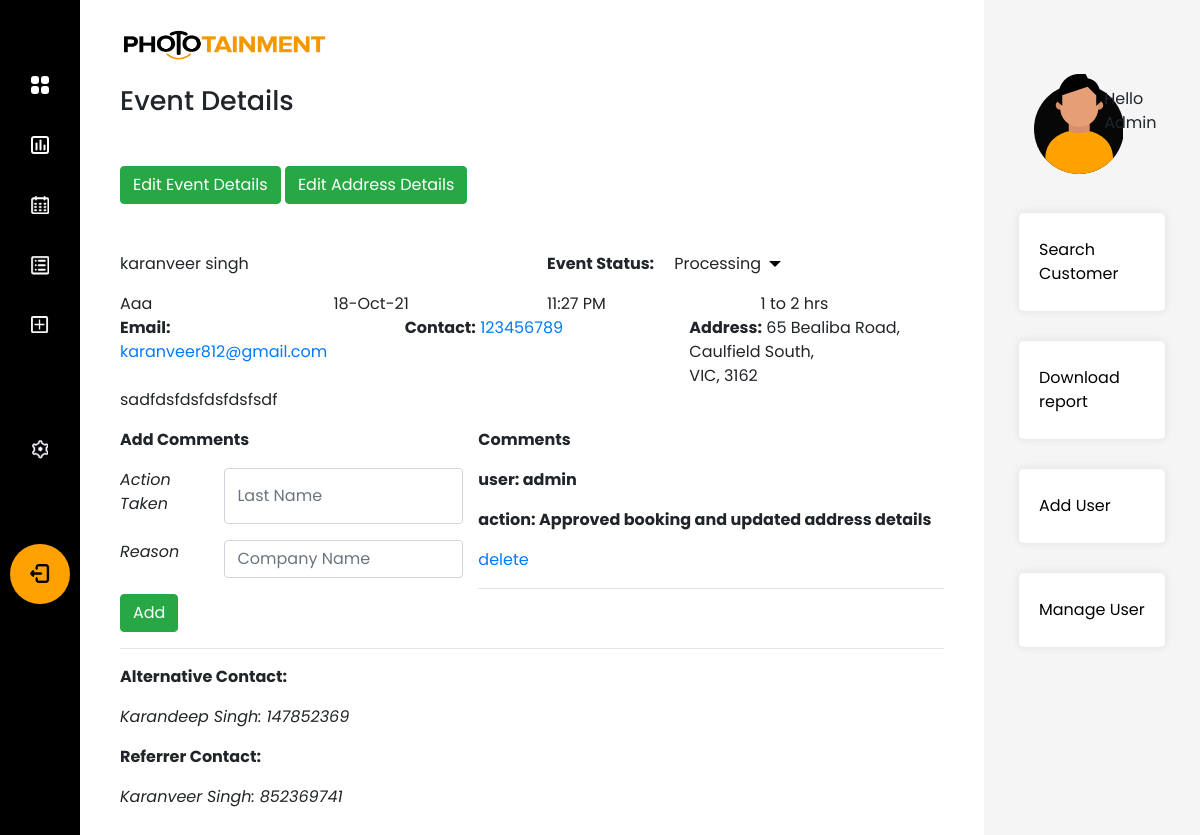
/phototainment/view_booking/2 (signed in), run on the app's committed database.
### app/models.py (models this page shows)
class Client(db.Model):
    __tablename__ = "client"
    client_id = db.Column(db.Integer, primary_key=True)
    client_first_name = db.Column(db.String(50), nullable=False)
    client_last_name = db.Column(db.String(50), nullable=False)
    client_email = db.Column(db.String(50), nullable=False)
    company_name = db.Column(db.String(50), nullable=False)
    primary_contact = db.Column(db.String(10), nullable=False)
    events = relationship("Event", back_populates="client")

class EventStatus(db.Model):
    __tablename__ = "event_status"
    status_id = db.Column(db.Integer, primary_key=True)
    status = db.Column(db.String(50), unique=True, nullable=False)
    events = relationship("Event", back_populates="status")

class Event(db.Model):
    __tablename__ = "event_booking"
    booking_id = db.Column(db.Integer, primary_key=True)
    event_name = db.Column(db.String(50), nullable=True)
    lead_date = db.Column(db.DateTime, nullable=False)
    event_date = db.Column(db.DateTime, nullable=False)
    duration = db.Column(db.Text, nullable=False)
    start_time = db.Column(db.Time, nullable=False)
    additional_information = db.Column(db.String(200), nullable=True)
    comment = relationship("Comment", back_populates="booking")
    phone_id = db.Column(db.Integer, db.ForeignKey("phone_details.phone_id"), nullable=True)
    contacts = relationship("AdditionalContact", back_populates="booking")
    referee_id = db.Column(db.Integer, db.ForeignKey("referred_by.referee_id"), nullable=True)
    referred_by = relationship("ReferralContact", back_populates="booking")
    venue_id = db.Column(db.Integer, db.ForeignKey("event_venue.venue_id"), nullable=True)
    venue = relationship("EventVenue", back_populates="booking")
    user_id = db.Column(db.Integer, db.ForeignKey("user.id"), nullable=False)
    user = relationship("User", back_populates="events")
    type_id = db.Column(db.Integer, db.ForeignKey("event_type.type_id"), nullable=False)
    type = relationship("EventType", back_populates="events")
    status_id = db.Column(db.Integer, db.ForeignKey("event_status.status_id"), nullable=False)
    status = relationship("EventStatus", back_populates="events")
    client_id = db.Column(db.Integer, db.ForeignKey("client.client_id"), nullable=False)
    client = relationship("Client", back_populates="events")

class EventVenue(db.Model):
    __tablename__ = "event_venue"
    venue_id = db.Column(db.Integer, primary_key=True)
    street_address = db.Column(db.String(50), nullable=False)
    suburb = db.Column(db.String(50), nullable=False)
    state = db.Column(db.String(3), nullable=False)
    post_code = db.Column(db.Integer, nullable=False)
    booking = relationship("Event", back_populates="venue")

class Comment(db.Model):
    comment_id = db.Column(db.Integer, primary_key=True)
    comment_action = db.Column(db.String(50), nullable=True)
    comment_reason = db.Column(db.String(50), nullable=True)
    booking_id = db.Column(db.Integer, db.ForeignKey("event_booking.booking_id"), nullable=False)
    booking = relationship("Event", back_populates="comment")
    user_id = db.Column(db.Integer, db.ForeignKey("user.id"), nullable=False)
    user = relationship("User", back_populates="comment")

class User(UserMixin, db.Model):
    __tablename__ = "user"
    id = db.Column(db.Integer, primary_key=True)
    username = db.Column(db.String(50), unique=True, nullable=False)
    password = db.Column(db.String(100), nullable=False)
    job_description = db.Column(db.String(50), nullable=False)
    role_id = db.Column(db.Integer, db.ForeignKey("user_role.role_id"), nullable=False)
    role = relationship("Role", back_populates="user")
    comment = relationship("Comment", back_populates="user")
    events = relationship("Event", back_populates="user")

### app/phototainment/views.py (the view)
@custom_bp.route('/view_booking/<booking_id>', methods=["GET", "POST"])
@login_required
@employee
def view_booking(booking_id):
    event = db.session.query(Event).filter_by(booking_id=booking_id).first()
    if event.contacts:
        alt_contacts = f'{event.contacts.contact_name}: {event.contacts.mobile_number}'
    else:
        alt_contacts = ""
    if event.referred_by:
        ref_contact = f'{event.referred_by.contact_name}: {event.referred_by.mobile_number}'
    else:
        ref_contact = ""
    status_form = ChangeStatus()
    comment_form = CommentForm()
    venue = ""
    if event.venue:
        venue = event.venue
    return render_template('event-view.html',
                           event=event,
                           alt_contact=alt_contacts,
                           ref_contact=ref_contact,
                           event_venue=venue,
                           status_form=status_form,
                           comment_form=comment_form,
                           comments=event.comment)

### app/forms.py
class ChangeStatus(FlaskForm):
    status_processing = SubmitField("Waiting Approval")
    status_approved = SubmitField("Processing")
    status_in_process = SubmitField("On Going")
    status_Completed = SubmitField("Completed")
    status_canceled = SubmitField("Canceled")

class CommentForm(FlaskForm):
    comment_action = StringField("Action", validators=[validators.DataRequired("Please Enter")])
    comment_reason = StringField("Reason", validators=[validators.DataRequired("Please Enter")])
    add_comment = SubmitField("Add")

### app/models.py (called while the page is built)
@login_manager.user_loader
def load_user(user_id):
    return User.query.get(int(user_id))

### app/privilege.py (called while the page is built)
def employee(f):
    @wraps(f)
    def decorator_function(*args, **kwargs):
        if current_user.role_id == 2 or current_user.role_id == 1:
            return f(*args, **kwargs)
        else:
            return abort(403)
    return decorator_function

### app/phototainment/templates/event-view.html (shortened to what this page needs)
{% extends 'base.html' %}
{% import "bootstrap/wtf.html" as wtf %}
{% block page_head %}Event Details{% endblock %}
{% block navbar %}{% include 'sidebar.html' %}{% endblock %}
{% block content %}
<div class="pb-5">
    <a href="{{ url_for('phototainment.edit_event', booking_id=event.booking_id) }}" class="btn btn-success">Edit Event
        Details</a>
    {% if event.status.status_id == 1 and event.venue == None %}
    <a href="{{ url_for('phototainment.add_address', booking_id=event.booking_id) }}" class="btn btn-success">Add
        Address
        Details</a>
    {% else: %}
    <a href="{{ url_for('phototainment.edit_address', booking_id=event.booking_id) }}" class="btn btn-success">Edit
        Address
        Details</a>
    {% endif %}
</div>
<div class="row">
    <div class="col-6"><p>{{event.client.client_first_name}} {{event.client.client_last_name}}</p></div>
    <div class="col-6">
        <b class="float-left">Event Status:</b>
        <form action="{{ url_for('phototainment.status_comment', booking_id = event.booking_id) }}" method="POST"
              role="search" class="status-form">
            <div class="float-left">
                <div class="dropdown">
                    <span>{{ event.status.status }}</span>
                </div>
            </div>
        </form>
    </div>
</div>
<div class="row evt_details">
    <div class="col-3">{{event.event_name.title()}}</div>
    <div class="col-3">{{event.event_date.strftime("<span>%d-%b-%y</span>")|safe}}</div>
    <div class="col-3">{{event.start_time.strftime("%I:%M %p")|safe}}</div>
    <div class="col-3">{{event.duration}}</div>
</div>
<div class="row">
    <div class="col-4"><b>Email:</b> <a href="mailto:{{event.client.client_email}}">{{event.client.client_email}}</a>
    </div>
    <div class="col-4"><b>Contact:</b> <a
            href="tel:{{event.client.primary_contact}}">{{event.client.primary_contact}}</a></div>
    <div class="col-4"><b>Address:</b>
        {% if event_venue: %}
        {{event_venue.street_address}},
        <p class="m-0">{{event_venue.suburb.title()}},</p>
        <p class="m-0">{{event_venue.state.upper()}}, {{event_venue.post_code}}</p>
        {% else %}
        <p class="m-0"><b>Yet to be approved</b></p>
        {% endif %}
    </div>
</div>
<div class="row">
    <div class="col-12 additional-information">
        {{event.additional_information | safe}}
    </div>
</div>
<div class="row m-0">
    <div class="col-5 pl-0">
        <p><b>Add Comments</b></p>
        <form action="{{ url_for('phototainment.add_comment', booking_id = event.booking_id) }}" method="POST"
              role="form"
              class="comment-form">
            <div class="form-group required col-12 p-0 form-cell">
                <div class="row">
                    <label class="control-label col-4" for="comment_action"><em>Action Taken</em></label>
                    {{comment_form.comment_action(class="form-control
                    col-8",id="comment_action",required="required",type="text",value="",
                    placeholder="Last Name") }}
                </div>
            </div>
            <div class="form-group required col-12 p-0 form-cell">
                <div class="row">
                    <label class="control-label col-4" for="company_name"><em>Reason</em></label>
                    {{ comment_form.comment_reason(class="form-control col-8",id="comment_reason",type="text",value="",
                    placeholder="Company Name") }}
                </div>
            </div>
            {{ comment_form.add_comment(class="btn btn-success") }}
        </form>
    </div>
    <div class="col-7 pr-0">
        <p><b>Comments</b></p>
        {% for comment in comments %}
        <p><b>user: {{ comment.user.username }}</b></p>
        <p><b>action: {{ comment.comment_action }}</b></p>
        {% if current_user.role.role_id == 1 %}
        <p><a href="{{ url_for('phototainment.delete_comment', comment_id=comment.comment_id) }}">delete</a></p>
        {% endif %}
        <hr>
        {% endfor %}
    </div>
</div>
<hr>
<div class="col-12 p-0">
    <p><b>Alternative Contact:</b></p>
    {% if alt_contact != "": %}
    <p><em>{{alt_contact}}</em></p>
    {% else %}
    <p><b>Secondary contact not provided</b></p>
    {% endif %}
</div>
<div class="col-12 p-0">
    <p><b>Referrer Contact:</b></p>
    {% if event.referred_by %}
    <p><em>{{ref_contact}}</em></p>
    {% else %}
    <p><b>Referrer contact not provided</b></p>
    {% endif %}
</div>
{% endblock %}
{% block side_bar %}{% include 'right-bar.html' %}{% endblock %}

### app/templates/right-bar.html
<div class="right-bar col-xl-2 col-lg-3 col-md-3">
    <div class="row py-4 greeting-outer">
        <div class="col-lg-7 greeting-img">
            <img src="{{ url_for('static', filename='img/user.png') }}" alt="user"/>
        </div>
        <div class="col-lg-5 text-left greeting-txt">
            <p class="m-0">Hello</p>
            <p class="m-0">{{ current_user.username.title() }}</p>
        </div>
    </div>
    <div class="row">
        <div class="bar-quick-links col-12 p-0">
            <ul>
                <li><a href="#">Search Customer</a></li>
                <li><a href="{{ url_for('phototainment.generate_report') }}">Download report</a></li>
                {% if current_user.role.role_id == 1 %}
                <li><a href="{{ url_for('phototainment.register') }}">Add User</a></li>
                <li><a href="{{ url_for('phototainment.manage_user') }}">Manage User</a></li>
                {% endif %}
            </ul>
        </div>
    </div>
</div>

### app/static/css/style.css (style rules this page uses)
body { font-family: 'Poppins', sans-serif; background: #343434; }
.right-bar { background: #F5F5F5; padding:50px; min-width: 18%; }
.greeting-txt { padding: 9% 0; }
.bar-quick-links ul { margin: 0; padding: 0; width: 100%; float: left; list-style: none; }
.bar-quick-links ul li { margin: 15px 0; width: 100%; float: left; }
.bar-quick-links ul li a { padding: 25px 20px; background: #fff; width: 100%; box-shadow: 0 0 10px rgba(0, 0, 0, 0.1); float: left; color: #000; border-radius: 5px; }
.dropdown { position: relative; display: inline-block; padding: 0 20px; }
.dropdown::after { content: ""; width: 0; height: 0; position: absolute; right: 0; top: 50%; margin-top: -3px; border-width: 6px 6px 0 6px; border-style: solid; border-color: #000 transparent; }

### data on the page
Client: client.client_first_name "karanveer", client.client_last_name "singh", client.client_email "karanveer812@gmail.com", client.primary_contact "123456789"
EventStatus: status.status "Processing"
Event: event_name "Aaa", event_date "18-Oct-21", start_time "11:27 PM", duration "1 to 2 hrs", additional_information "sadfdsfdsfdsfdsfsdf"
EventVenue: street_address "65 Bealiba Road", suburb "Caulfield South", state "VIC", post_code "3162"
Comment: user.username "admin", comment_action "Approved booking and updated address details"
User: username "Admin"

### other printed values
{{ alt_contact }} "Karandeep Singh: 147852369"
{{ ref_contact }} "Karanveer Singh: 852369741"
